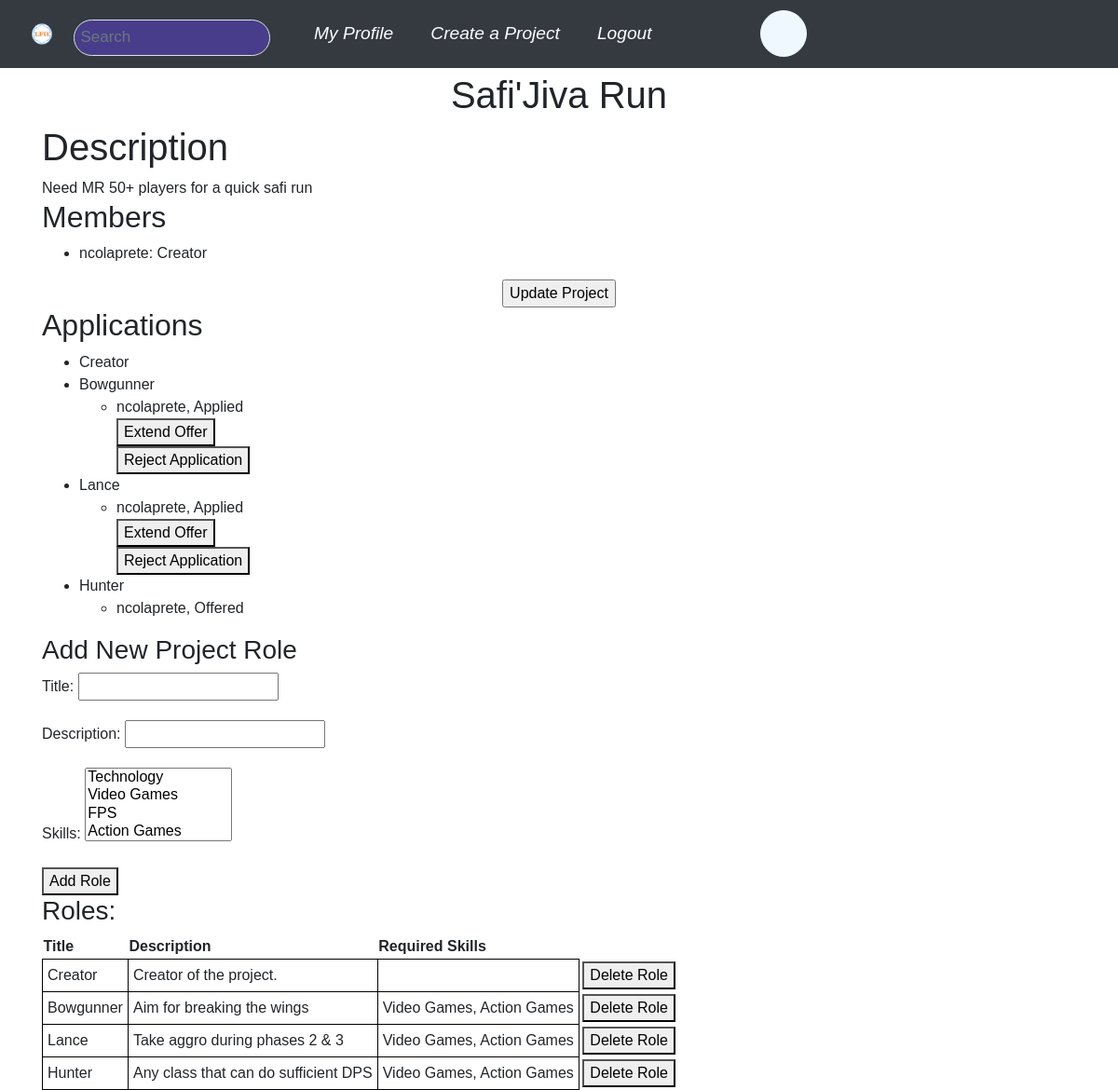
Page /project/3/ (signed in) on the committed database.
### LFGCore/models.py (models this page shows, shortened)
class Project(models.Model):
  channels = models.ManyToManyField('ChatChannel', through='ProjectChannel')
  name = models.CharField(max_length=45)
  description = models.CharField(max_length=10000)
  start_date = models.DateTimeField(default=(lambda: datetime.now(timezone.utc)))
  end_date = models.DateTimeField(null=True)
  def applicable_role_list(self, user):
    roles = []
    for role in self.role_set.all():
      is_applicable = True
      if not user.is_authenticated:
        is_applicable = False
      else:
        membership = False
        if self.member_set.filter(profile=user.profile):
          membership = self.member_set.get(profile=user.profile)
        if role in map(lambda a: a.role, user.profile.application_set.filter(~Q(status='R'))):
          is_applicable = False
        if membership and role in membership.roles.all():
          is_applicable = False
        roles.append((role, is_applicable))
    return roles

class Member(models.Model):
  profile = models.ForeignKey(Profile, on_delete=models.CASCADE)
  project = models.ForeignKey(Project, on_delete=models.CASCADE)
  roles = models.ManyToManyField('Role')
  is_owner = models.BooleanField()
  start_date = models.DateTimeField()
  end_date = models.DateTimeField(null=True)

class Profile(models.Model):
  user = models.OneToOneField(User, on_delete=models.CASCADE)
  address = models.OneToOneField('Address', on_delete=models.CASCADE, null=True)
  projects = models.ManyToManyField('Project', through='Member', related_name="memberships")
  chat_channels = models.ManyToManyField('ChatChannel', related_name="channels")
  chats = models.ManyToManyField('ChatChannel', related_name="chats", through='Chat')
  friends = models.ManyToManyField("self", through='Friend')
  bio = models.CharField(max_length=1000, null=True, default="")
  telephone_number = models.DecimalField(max_digits=11, decimal_places=0, null=True)
  applications = models.ManyToManyField('Role', through='Application', related_name="role_application")

class Role(models.Model):
  project = models.ForeignKey(Project, on_delete=models.CASCADE)
  skills = models.ManyToManyField('Skill')
  title = models.CharField(max_length=45)
  description = models.CharField(max_length=1000)
  def __str__(self):
    return self.title

class Application(models.Model):
  applicant = models.ForeignKey(Profile, on_delete=models.CASCADE)
  role = models.ForeignKey(Role, on_delete=models.CASCADE)
  status = models.CharField(max_length=1, choices=(
    ('A', 'Applied'),
    ('O', 'Offered'),
    ('R', 'Rejected'),
    ('D', 'Declined')
  ))

class Skill(models.Model):
  parent = models.ForeignKey("self", on_delete=models.CASCADE, null=True)
  name = models.CharField(max_length=45)
  description = models.CharField(max_length=250)
  def __str__(self):
    return self.name

### LFGCore/views.py (the view)
# urls.py: path('project/<int:id>/', views.project, name= 'project_view'),
@login_required
def project(request, id=None):
  if id == None:
    return HttpResponseNotFound()
  else:
    project = Project.objects.get(id=id)
    if project == None:
      return HttpResponseNotFound(f"<p>Project id {id} does not exist</p>")
  role_form = ProjectRoleForm(initial={'project' : project})
  membership = request.user.profile.member_set.filter(project=project)
  is_owner = False
  if not membership.exists():
    membership = None
  else:
    membership = membership[0]
    is_owner = membership.is_owner
  role_list = project.applicable_role_list(request.user)
  return render(request, 'LFGCore/project.html', {
    "user" : request.user,
    "membership" : membership,
    "is_owner" : is_owner,
    "project" : project,
    "role_list" : role_list,
    "role_form" : role_form
  })

### LFGCore/forms.py
class ProjectRoleForm(forms.ModelForm):
    class Meta:
        model = Role
        fields = ('title', 'description', 'project', 'skills')
    def __init__(self, *args, **kwargs):
        super(ProjectRoleForm, self).__init__(*args, **kwargs)
        self.fields['project'].widget = forms.HiddenInput()
        self.fields['skills'] = forms.ModelMultipleChoiceField(queryset=Skill.objects.all(), widget=forms.SelectMultiple())

### LFGCore/templates/LFGCore/project.html (shortened to what this page needs)
{% extends "LFGCore/top.html" %}
{% block content %}
<h1 style="text-align: center;">{{ project.name }}</h1>
<h1>Description</h1>
{{ project.description }}
<h2>Members</h2>
<ul>
  {% for member in project.member_set.all %}
    <li>
      {{ member.profile.user.username }}: {{ member.roles.all|join:", " }}
    </li>
  {% endfor %}
</ul>
{% if is_owner %}
<center>
  <form action="/project/update/{{project.id}}/">
    <input type="submit" value="Update Project" />
  </form>
</center>
{% endif %}
{% if is_owner %}
<h2>Applications</h2>
<ul>
  {% for role in project.role_set.all %}
  <li>
    {{ role.title }}
    <ul>
      {% for application in role.application_set.all %}
      <li>
        {{ application.applicant.user.username }}, {{ application.get_status_display }}
        {% if application.status == 'A' %}
        <form action="/application/updatestatus/{{ application.id }}/" method="post">
          <button type="submit">Extend Offer</button>
        </form>
        <form action="/application/updatestatus/{{ application.id }}/" method="post">
          <button type="submit">Reject Application</button>
        </form>
        {% endif %}
      </li>
      {% endfor %}
    </ul>
  </li>
  {% endfor %}
</ul>
<h3>Add New Project Role</h3>
<form action="/role/create/" method='post'>
  {{ role_form.as_p }}
  <button type="submit">Add Role</button>
</form>
{% endif %}
<h3>Roles:</h3>
<table>
  <tr>
    <th>Title</th>
    <th>Description</th>
    <th>Required Skills</th>
  </tr>
  {% for role, is_applicable in role_list %}
  <tr>
    <td style='border: 1px solid black; padding: 5px'>{{ role.title }}</td>
    <td style='border: 1px solid black; padding: 5px'>{{ role.description }}</td>
    <td style='border: 1px solid black; padding: 5px'>{{ role.skills.all|join:", " }}</td>
    <td>
    </td>
    <td>
      {% if is_owner %}
      <form action="/role/delete/" , method='post'>
        <button type="submit">Delete Role</button>
      </form>
      {% endif %}
    </td>
  </tr>
  {% endfor %}
{% endblock content %}

### LFGCore/templates/LFGCore/top.html (shortened to what this page needs)
<!DOCTYPE html>
<html>
  {% load bootstrap4 %}
  {% bootstrap_css %}
<head>
  <link rel="stylesheet" href="/static/top/top.css">
</head>
<body>
{% block body %}
  <div class="topnav navbar navbar-expand-lg navbar-dark bg-dark" style="width: 100%; margin-bottom: 5px;">
    <div class="logo" style="width: 5%;">
      <a href="/">
        <img src="/static/top/logo.svg" alt="Logo" width="100%" height="10%" />
      </a>
    </div>
    <form class="input-group" action="/search/" style="margin-left: 5px; width: 20%;">
      <div style="width: 100%;">
      <input class="form-control border-end-0 border rounded-pill" type="text" placeholder="Search" name="query"
      style="width: 90%;background-color: darkslateblue;">
     </div>
    </form>
    <a class="active font-italic" href="/accounts/profile/" style="margin-left: 8px;font-size: 120%; color: white;">My Profile</a>
    <a class="font-italic" href="/project/create/" style="margin-left: 8px;font-size: 120%; color: white;">Create a Project</a>
    <a class="font-italic" style="margin-left: 8px;font-size: 120%; color: white;" href="/logout/">Logout</a>
    <div class="" style="margin-left: 100px;width: 50px;background-color: aliceblue; border-radius: 50px; border:1px solid aliceblue;height: 50px;">
    </div>
  </div>
  <div class="container">
  {% block content %}{% endblock content %}
</div>
  {% endblock body %}
</body>
</html>

### static/top/top.css (style rules this page uses)
* { box-sizing: border-box; }
body { margin: 0; font-family: Arial, Helvetica, sans-serif; }
.topnav { overflow: hidden; background-color: #e9e9e9; }
.topnav a { float: left; display: block; color: black; text-align: center; padding: 14px 16px; text-decoration: none; font-size: 17px; }
.topnav a.active { color: rgb(5, 5, 5); }
.topnav input[type=text] { padding: 6px; margin-top: 8px; font-size: 17px; border: none; }
.logo { display: inline-block; float: left }

### rows in the picture
Project: name "Safi'Jiva Run", description "Need MR 50+ players for a quick safi run"
Member: profile.user.username "ncolaprete", roles.all "Creator"
Role: title "Creator", description "Creator of the project."
Role: title "Bowgunner", description "Aim for breaking the wings", skills.all "Video Games, Action Games"
Application: applicant.user.username "ncolaprete", status "Applied"
Role: title "Lance", description "Take aggro during phases 2 & 3", skills.all "Video Games, Action Games"
Application: applicant.user.username "ncolaprete", status "Applied"
Role: title "Hunter", description "Any class that can do sufficient DPS", skills.all "Video Games, Action Games"
Application: applicant.user.username "ncolaprete", status "Offered"
